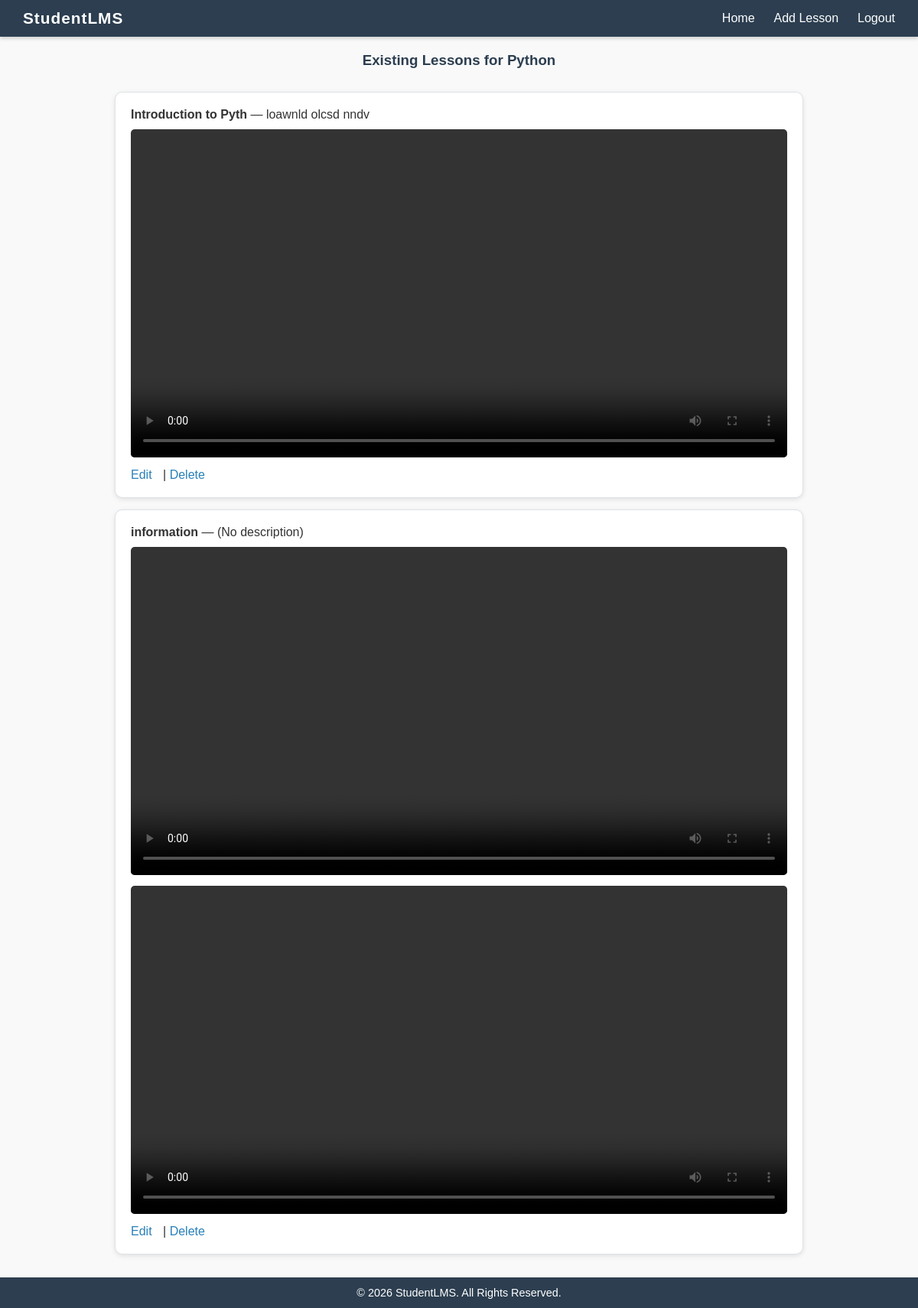
The app's page /courses/course/1/existing-lessons/ with its own data.
### courses/models.py (models this page shows, shortened)
class Course(models.Model):
    title = models.CharField(max_length=200)
    description = models.TextField()
    program = models.ForeignKey(Program, on_delete=models.CASCADE)
    lecturer = models.ForeignKey(
        settings.AUTH_USER_MODEL,
        on_delete=models.CASCADE,
        limit_choices_to={'user_type': 'lecturer'},
        related_name='courses'
    )
    created_at = models.DateTimeField(auto_now_add=True)
    is_active = models.BooleanField(default=True)

class Lesson(models.Model):
    course = models.ForeignKey(Course, on_delete=models.CASCADE, related_name='lessons')
    title = models.CharField(max_length=200)
    content = models.TextField(blank=True)
    video_url = models.URLField(blank=True, null=True)
    created_at = models.DateTimeField(auto_now_add=True)

class LessonMaterial(models.Model):
    lesson = models.ForeignKey(Lesson, on_delete=models.CASCADE, related_name='materials')
    title = models.CharField(max_length=200)
    file = models.FileField(upload_to='lesson_materials/')
    uploaded_at = models.DateTimeField(auto_now_add=True)

### courses/views.py (the view)
# urls.py: path('course/<int:course_id>/existing-lessons/', views.existing_lessons, name='existing-lessons'),
def existing_lessons(request, course_id):
    course = get_object_or_404(Course, id=course_id)
    lessons = Lesson.objects.filter(course=course).order_by('id')  # or any order you like
    context = {
        'course': course,
        'lessons': lessons,
        'year': datetime.now().year
    }
    return render(request, 'courses/existing_lessons.html', context)

### courses/templates/courses/existing_lessons.html (shortened to what this page needs)
{% load static %}
<!DOCTYPE html>
<html lang="en">
<head>
    <link rel="stylesheet" href="{% static 'css/add_lesson.css' %}">
</head>
<body>
    <nav>
        <div class="logo">StudentLMS</div>
        <ul>
            <li><a href="{% url 'lecturer-dashboard' %}">Home</a></li>
            <li><a href="{% url 'add-lesson' course.id %}">Add Lesson</a></li>
            <li><a href="#">Logout</a></li>
        </ul>
    </nav>
    <h3>Existing Lessons for {{ course.title }}</h3>
    <ul class="lesson-list">
        {% for lesson in lessons %}
            <li>
                <strong>{{ lesson.title }}</strong> — {{ lesson.content|default:"(No description)" }}<br>
                {% if lesson.materials.all %}
                    {% for material in lesson.materials.all %}
                        {% with file_url=material.file.url|lower %}
                            {% if ".mp4" in file_url or ".mov" in file_url or ".mkv" in file_url %}
                                <video controls>
                                    <source src="{{ material.file.url }}" type="video/mp4">
                                </video>
                            {% elif ".mp3" in file_url or ".wav" in file_url %}
                                <audio controls>
                                    <source src="{{ material.file.url }}" type="audio/mpeg">
                                </audio>
                            {% elif ".pdf" in file_url %}
                                <iframe src="{{ material.file.url }}" width="100%" height="400px"></iframe>
                            {% elif ".jpg" in file_url or ".jpeg" in file_url or ".png" in file_url or ".gif" in file_url %}
                                <img src="{{ material.file.url }}" alt="{{ material.title }}">
                            {% else %}
                                <a href="{{ material.file.url }}" download>Download {{ material.title }}</a>
                            {% endif %}
                        {% endwith %}
                    {% endfor %}
                {% else %}
                    <p style="color:#999;">No materials uploaded for this lesson yet.</p>
                {% endif %}
                <div class="lesson-actions">
                    <a href="{% url 'edit-lesson' lesson.id %}">Edit</a> |
                    <a href="{% url 'delete-lesson' lesson.id %}" onclick="return confirm('Are you sure you want to delete this lesson?');">Delete</a>
                </div>
            </li>
        {% empty %}
            <li>No lessons added yet.</li>
        {% endfor %}
    </ul>
    <div class="footer">
        &copy; {{ year }} StudentLMS. All Rights Reserved.
    </div>
</body>
</html>

### static/css/add_lesson.css (style rules this page uses)
body { font-family: 'Roboto', sans-serif; background-color: #f5f6fa; margin: 0; padding: 0; color: #333; }
.lesson-list { list-style: none; padding-left: 0; }
.lesson-list li { margin-bottom: 25px; padding: 15px; border: 1px solid #dee2e6; border-radius: 10px; background-color: #fdfdfd; }
.lesson-list iframe, .lesson-list video, .lesson-list audio, .lesson-list img { margin-top: 10px; border-radius: 5px; max-width: 100%; }
.lesson-actions a { text-decoration: none; color: #007bff; margin-right: 10px; }
.footer { background-color: #343a40; color: white; text-align: center; padding: 20px 0; margin-top: 40px; font-size: 14px; }

### courses/templates/courses/existing_lessons.html (style rules this page uses)
nav { background-color: #2c3e50; color: #fff; display: flex; justify-content: space-between; align-items: center; padding: 12px 30px; box-shadow: 0 2px 5px rgba(0,0,0,0.2); }
nav .logo { font-size: 1.3em; font-weight: bold; letter-spacing: 1px; }
nav ul { list-style: none; display: flex; gap: 25px; margin: 0; padding: 0; }
nav ul li a { color: white; text-decoration: none; font-weight: 500; transition: 0.3s; }
body { font-family: "Poppins", sans-serif; margin: 0; background-color: #f9f9f9; }
h3 { text-align: center; margin-top: 20px; color: #2c3e50; }
.lesson-list { list-style: none; padding: 0; max-width: 900px; margin: 30px auto; }
.lesson-list li { background: #fff; margin-bottom: 15px; padding: 20px; border-radius: 10px; box-shadow: 0 2px 6px rgba(0,0,0,0.1); }
.lesson-actions { margin-top: 10px; }
.lesson-actions a { color: #2980b9; text-decoration: none; }
video, iframe, img, audio { margin-top: 10px; width: 100%; border-radius: 8px; }
.footer { text-align: center; background-color: #2c3e50; color: white; padding: 12px 0; margin-top: 30px; font-size: 0.9em; }

### records on screen
Course: title "Python"
Lesson: title "Introduction to Pyth", content "loawnld olcsd nndv"
Lesson: title "information", content "(No description)"
